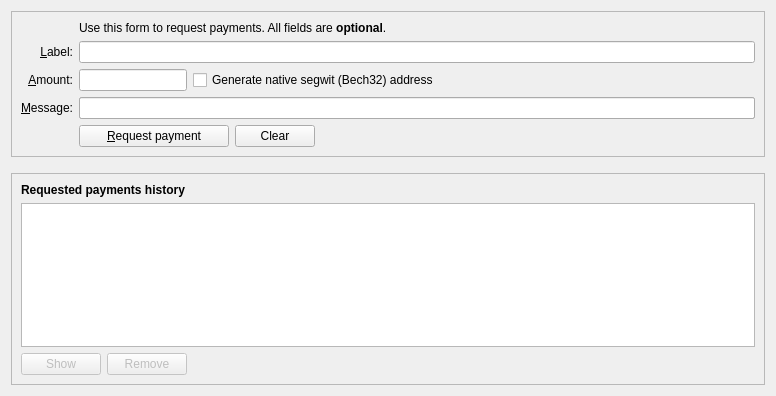
<?xml version="1.0" encoding="UTF-8"?>
<ui version="4.0">
 <class>ReceiveCoinsDialog</class>
 <widget class="QWidget" name="ReceiveCoinsDialog">
  <property name="geometry">
   <rect>
    <x>0</x>
    <y>0</y>
    <width>776</width>
    <height>396</height>
   </rect>
  </property>
  <layout class="QVBoxLayout" name="verticalLayout" stretch="0,0,1">
   <item>
    <widget class="QFrame" name="frame2">
     <property name="sizePolicy">
      <sizepolicy hsizetype="Preferred" vsizetype="Expanding">
       <horstretch>0</horstretch>
       <verstretch>0</verstretch>
      </sizepolicy>
     </property>
     <property name="frameShape">
      <enum>QFrame::StyledPanel</enum>
     </property>
     <property name="frameShadow">
      <enum>QFrame::Sunken</enum>
     </property>
     <layout class="QVBoxLayout" name="verticalLayout_3">
      <item>
       <layout class="QGridLayout" name="gridLayout">
        <item row="5" column="0">
         <widget class="QLabel" name="label">
          <property name="toolTip">
           <string>An optional amount to request. Leave this empty or zero to not request a specific amount.</string>
          </property>
          <property name="text">
           <string>&amp;Amount:</string>
          </property>
          <property name="alignment">
           <set>Qt::AlignRight|Qt::AlignTrailing|Qt::AlignVCenter</set>
          </property>
          <property name="buddy">
           <cstring>reqAmount</cstring>
          </property>
         </widget>
        </item>
        <item row="6" column="0">
         <widget class="QLabel" name="label_3">
          <property name="toolTip">
           <string>An optional message to attach to the payment request, which will be displayed when the request is opened. Note: The message will not be sent with the payment over the Lynx network.</string>
          </property>
          <property name="text">
           <string>&amp;Message:</string>
          </property>
          <property name="alignment">
           <set>Qt::AlignRight|Qt::AlignTrailing|Qt::AlignVCenter</set>
          </property>
          <property name="buddy">
           <cstring>reqMessage</cstring>
          </property>
         </widget>
        </item>
        <item row="4" column="2">
         <widget class="QLineEdit" name="reqLabel">
          <property name="toolTip">
           <string>An optional label to associate with the new receiving address.</string>
          </property>
         </widget>
        </item>
        <item row="6" column="2">
         <widget class="QLineEdit" name="reqMessage">
          <property name="toolTip">
           <string>An optional message to attach to the payment request, which will be displayed when the request is opened. Note: The message will not be sent with the payment over the Lynx network.</string>
          </property>
         </widget>
        </item>
        <item row="2" column="2">
         <widget class="QLabel" name="label_5">
          <property name="text">
           <string>Use this form to request payments. All fields are &lt;b&gt;optional&lt;/b&gt;.</string>
          </property>
         </widget>
        </item>
        <item row="4" column="0">
         <widget class="QLabel" name="label_2">
          <property name="toolTip">
           <string>An optional label to associate with the new receiving address.</string>
          </property>
          <property name="text">
           <string>&amp;Label:</string>
          </property>
          <property name="alignment">
           <set>Qt::AlignRight|Qt::AlignTrailing|Qt::AlignVCenter</set>
          </property>
          <property name="buddy">
           <cstring>reqLabel</cstring>
          </property>
         </widget>
        </item>
        <item row="6" column="2">
         <widget class="QLineEdit" name="reqMessage">
          <property name="toolTip">
           <string>An optional message to attach to the payment request, which will be displayed when the request is opened. Note: The message will not be sent with the payment over the Litecoin network.</string>
          </property>
         </widget>
        </item>
        <item row="7" column="2">
         <layout class="QHBoxLayout" name="horizontalLayout">
          <item>
           <widget class="QPushButton" name="receiveButton">
            <property name="minimumSize">
             <size>
              <width>150</width>
              <height>0</height>
             </size>
            </property>
            <property name="text">
             <string>&amp;Request payment</string>
            </property>
            <property name="icon">
             <iconset resource="../bitcoin.qrc">
              <normaloff>:/icons/receiving_addresses</normaloff>:/icons/receiving_addresses</iconset>
            </property>
           </widget>
          </item>
          <item>
           <widget class="QPushButton" name="clearButton">
            <property name="sizePolicy">
             <sizepolicy hsizetype="Minimum" vsizetype="Fixed">
              <horstretch>0</horstretch>
              <verstretch>0</verstretch>
             </sizepolicy>
            </property>
            <property name="toolTip">
             <string>Clear all fields of the form.</string>
            </property>
            <property name="text">
             <string>Clear</string>
            </property>
            <property name="icon">
             <iconset resource="../bitcoin.qrc">
              <normaloff>:/icons/remove</normaloff>:/icons/remove</iconset>
            </property>
            <property name="autoDefault">
             <bool>false</bool>
            </property>
           </widget>
          </item>
          <item>
           <spacer name="horizontalSpacer">
            <property name="orientation">
             <enum>Qt::Horizontal</enum>
            </property>
            <property name="sizeHint" stdset="0">
             <size>
              <width>40</width>
              <height>20</height>
             </size>
            </property>
           </spacer>
          </item>
         </layout>
        </item>
        <item row="7" column="0">
         <widget class="QLabel" name="label_7">
          <property name="text">
           <string/>
          </property>
         </widget>
        </item>
        <item row="5" column="2">
         <layout class="QHBoxLayout" name="horizontalLayout_6">
          <item>
           <widget class="BitcoinAmountField" name="reqAmount">
            <property name="sizePolicy">
             <sizepolicy hsizetype="Fixed" vsizetype="Fixed">
              <horstretch>0</horstretch>
              <verstretch>0</verstretch>
             </sizepolicy>
            </property>
            <property name="minimumSize">
             <size>
              <width>80</width>
              <height>0</height>
             </size>
            </property>
            <property name="maximumSize">
             <size>
              <width>1000</width>
              <height>100</height>
             </size>
            </property>
            <property name="toolTip">
             <string>An optional amount to request. Leave this empty or zero to not request a specific amount.</string>
            </property>
           </widget>
          </item>
          <item>
           <widget class="QCheckBox" name="useBech32">
            <property name="sizePolicy">
             <sizepolicy hsizetype="Fixed" vsizetype="Fixed">
              <horstretch>0</horstretch>
              <verstretch>0</verstretch>
             </sizepolicy>
            </property>
            <property name="maximumSize">
             <size>
              <width>1000</width>
              <height>16777215</height>
             </size>
            </property>
            <property name="focusPolicy">
             <enum>Qt::StrongFocus</enum>
            </property>
            <property name="toolTip">
             <string>Native segwit addresses (aka Bech32 or BIP-173) reduce your transaction fees later on and offer better protection against typos, but old wallets don't support them. When unchecked, an address compatible with older wallets will be created instead.</string>
            </property>
            <property name="text">
             <string>Generate native segwit (Bech32) address</string>
            </property>
           </widget>
          </item>
          <item>
           <spacer name="horizontalSpacer_3">
            <property name="orientation">
             <enum>Qt::Horizontal</enum>
            </property>
            <property name="sizeHint" stdset="0">
             <size>
              <width>0</width>
              <height>0</height>
             </size>
            </property>
           </spacer>
          </item>
         </layout>
        </item>
       </layout>
      </item>
     </layout>
    </widget>
   </item>
   <item>
    <spacer name="verticalSpacer_2">
     <property name="orientation">
      <enum>Qt::Vertical</enum>
     </property>
     <property name="sizeHint" stdset="0">
      <size>
       <width>20</width>
       <height>10</height>
      </size>
     </property>
    </spacer>
   </item>
   <item>
    <widget class="QFrame" name="frame">
     <property name="sizePolicy">
      <sizepolicy hsizetype="Preferred" vsizetype="Expanding">
       <horstretch>0</horstretch>
       <verstretch>0</verstretch>
      </sizepolicy>
     </property>
     <property name="frameShape">
      <enum>QFrame::StyledPanel</enum>
     </property>
     <property name="frameShadow">
      <enum>QFrame::Raised</enum>
     </property>
     <layout class="QVBoxLayout" name="verticalLayout_2">
      <item>
       <widget class="QLabel" name="label_6">
        <property name="font">
         <font>
          <weight>75</weight>
          <bold>true</bold>
         </font>
        </property>
        <property name="text">
         <string>Requested payments history</string>
        </property>
       </widget>
      </item>
      <item>
       <widget class="QTableView" name="recentRequestsView">
        <property name="contextMenuPolicy">
         <enum>Qt::CustomContextMenu</enum>
        </property>
        <property name="tabKeyNavigation">
         <bool>false</bool>
        </property>
        <property name="sortingEnabled">
         <bool>true</bool>
        </property>
       </widget>
      </item>
      <item>
       <layout class="QHBoxLayout" name="horizontalLayout_2">
        <item>
         <widget class="QPushButton" name="showRequestButton">
          <property name="enabled">
           <bool>false</bool>
          </property>
          <property name="toolTip">
           <string>Show the selected request (does the same as double clicking an entry)</string>
          </property>
          <property name="text">
           <string>Show</string>
          </property>
          <property name="icon">
           <iconset resource="../bitcoin.qrc">
            <normaloff>:/icons/edit</normaloff>:/icons/edit</iconset>
          </property>
          <property name="autoDefault">
           <bool>false</bool>
          </property>
         </widget>
        </item>
        <item>
         <widget class="QPushButton" name="removeRequestButton">
          <property name="enabled">
           <bool>false</bool>
          </property>
          <property name="toolTip">
           <string>Remove the selected entries from the list</string>
          </property>
          <property name="text">
           <string>Remove</string>
          </property>
          <property name="icon">
           <iconset resource="../bitcoin.qrc">
            <normaloff>:/icons/remove</normaloff>:/icons/remove</iconset>
          </property>
          <property name="autoDefault">
           <bool>false</bool>
          </property>
         </widget>
        </item>
        <item>
         <spacer name="horizontalSpacer_2">
          <property name="orientation">
           <enum>Qt::Horizontal</enum>
          </property>
          <property name="sizeHint" stdset="0">
           <size>
            <width>40</width>
            <height>20</height>
           </size>
          </property>
         </spacer>
        </item>
       </layout>
      </item>
     </layout>
    </widget>
   </item>
  </layout>
 </widget>
 <customwidgets>
  <customwidget>
   <class>BitcoinAmountField</class>
   <extends>QLineEdit</extends>
   <header>qt/bitcoinamountfield.h</header>
   <container>1</container>
  </customwidget>
 </customwidgets>
 <tabstops>
  <tabstop>reqLabel</tabstop>
  <tabstop>reqAmount</tabstop>
  <tabstop>useBech32</tabstop>
  <tabstop>reqMessage</tabstop>
  <tabstop>receiveButton</tabstop>
  <tabstop>clearButton</tabstop>
  <tabstop>recentRequestsView</tabstop>
  <tabstop>showRequestButton</tabstop>
  <tabstop>removeRequestButton</tabstop>
 </tabstops>
 <resources>
  <include location="../bitcoin.qrc"/>
 </resources>
 <connections/>
</ui>
